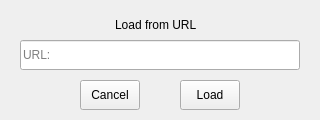
<?xml version="1.0" encoding="UTF-8"?>
<ui version="4.0">
 <class>OpenURL</class>
 <widget class="QFrame" name="OpenURL">
  <property name="geometry">
   <rect>
    <x>0</x>
    <y>0</y>
    <width>320</width>
    <height>120</height>
   </rect>
  </property>
  <property name="windowTitle">
   <string>OpenURL</string>
  </property>
  <widget class="QPushButton" name="cancelButton">
   <property name="geometry">
    <rect>
     <x>80</x>
     <y>80</y>
     <width>60</width>
     <height>30</height>
    </rect>
   </property>
   <property name="text">
    <string>Cancel</string>
   </property>
  </widget>
  <widget class="QPushButton" name="loadButton">
   <property name="geometry">
    <rect>
     <x>180</x>
     <y>80</y>
     <width>60</width>
     <height>30</height>
    </rect>
   </property>
   <property name="text">
    <string>Load</string>
   </property>
  </widget>
  <widget class="QLabel" name="label">
   <property name="geometry">
    <rect>
     <x>115</x>
     <y>10</y>
     <width>90</width>
     <height>30</height>
    </rect>
   </property>
   <property name="text">
    <string>Load from URL</string>
   </property>
  </widget>
  <widget class="QLineEdit" name="lineEdit">
   <property name="geometry">
    <rect>
     <x>20</x>
     <y>40</y>
     <width>280</width>
     <height>30</height>
    </rect>
   </property>
   <property name="placeholderText">
    <string>URL:</string>
   </property>
  </widget>
 </widget>
 <resources/>
 <connections/>
</ui>
